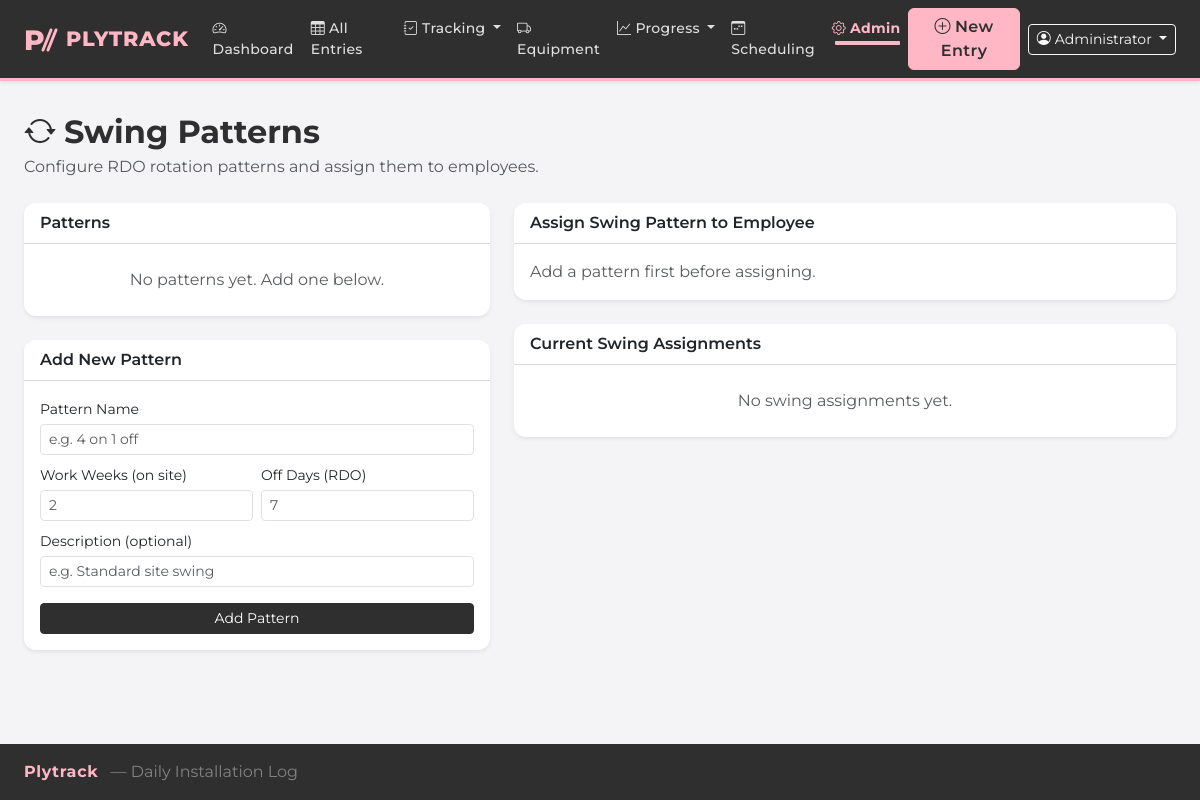
Page /admin/swings (signed in) on the earlier database version.
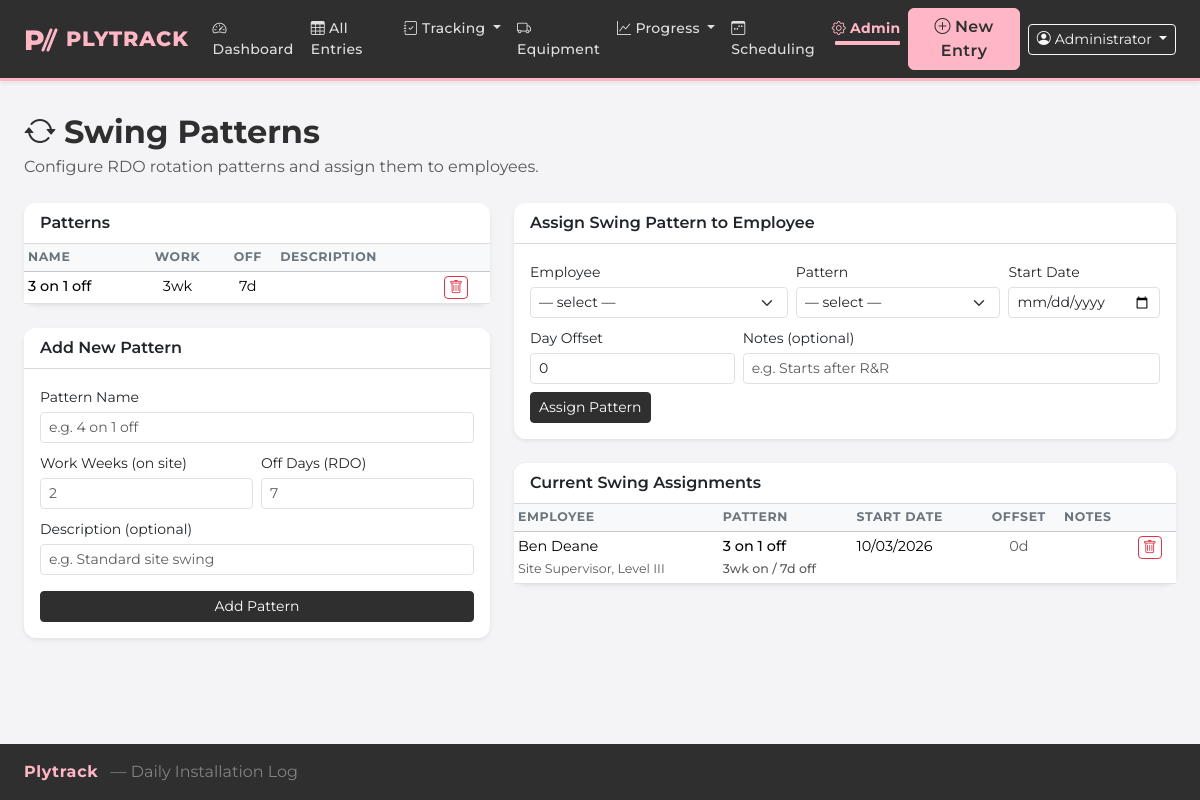
Same page on the later database version.
### models.py (models this page shows, shortened)
class User(UserMixin, db.Model):
    id = db.Column(db.Integer, primary_key=True)
    username = db.Column(db.String(100), nullable=False, unique=True)
    display_name = db.Column(db.String(200))       # full name shown in entries
    email = db.Column(db.String(200))              # contact email
    password_hash = db.Column(db.String(256), nullable=False)
    is_admin = db.Column(db.Boolean, default=False)
    active = db.Column(db.Boolean, default=True)
    created_at = db.Column(db.DateTime, default=datetime.utcnow)
    entries = db.relationship('DailyEntry', backref='submitted_by_user', lazy=True)
    @property
    def is_active(self):
        return self.active

class SwingPattern(db.Model):
    id = db.Column(db.Integer, primary_key=True)
    name = db.Column(db.String(100), nullable=False)
    work_weeks = db.Column(db.Integer, nullable=False)  # weeks on site per cycle
    off_days = db.Column(db.Integer, nullable=False)    # consecutive RDO days per cycle
    description = db.Column(db.String(300))

class EmployeeSwing(db.Model):
    id = db.Column(db.Integer, primary_key=True)
    employee_id = db.Column(db.Integer, db.ForeignKey('employee.id'), nullable=False)
    pattern_id = db.Column(db.Integer, db.ForeignKey('swing_pattern.id'), nullable=False)
    start_date = db.Column(db.Date, nullable=False)
    day_offset = db.Column(db.Integer, default=0)   # shift cycle start by N days
    notes = db.Column(db.String(300))
    created_at = db.Column(db.DateTime, default=datetime.utcnow)
    employee = db.relationship('Employee', backref='swings')
    pattern = db.relationship('SwingPattern', backref='employee_swings')

class Employee(db.Model):
    id = db.Column(db.Integer, primary_key=True)
    name = db.Column(db.String(200), nullable=False)
    role = db.Column(db.String(100))              # display string, synced from Role on save
    role_id = db.Column(db.Integer, db.ForeignKey('role.id'), nullable=True)
    delay_rate = db.Column(db.Float)              # overridable; defaults from Role on create
    active = db.Column(db.Boolean, default=True)
    created_at = db.Column(db.DateTime, default=datetime.utcnow)

### app.py (the view, shortened to what this page needs)
@app.route('/admin/swings', methods=['GET', 'POST'])
def admin_swings():
    if not current_user.is_admin:
        flash('Admin access required.', 'danger')
        return redirect(url_for('index'))
    patterns = SwingPattern.query.order_by(SwingPattern.name).all()
    employees = Employee.query.filter_by(active=True).order_by(Employee.role, Employee.name).all()
    swing_assignments = EmployeeSwing.query.order_by(EmployeeSwing.employee_id, EmployeeSwing.start_date).all()
    return render_template('admin/swings.html',
                           patterns=patterns,
                           employees=employees,
                           swing_assignments=swing_assignments)

### app.py (called while the page is built)
@login_manager.user_loader
def load_user(user_id):
    return User.query.get(int(user_id))

@app.context_processor
def inject_active_projects():
    try:
        projects = Project.query.filter_by(active=True).order_by(Project.name).all()
    except Exception:
        projects = []
    return {'_active_projects': projects}

@app.before_request
def require_login():
    public_endpoints = {'login', 'logout', 'static'}
    if request.endpoint not in public_endpoints and not current_user.is_authenticated:
        return redirect(url_for('login', next=request.url))

### templates/admin/swings.html (shortened to what this page needs)
{% extends 'base.html' %}
{% block content %}
<h2 class="fw-bold mb-1"><i class="bi bi-arrow-repeat me-2"></i>Swing Patterns</h2>
<p class="text-muted mb-4">Configure RDO rotation patterns and assign them to employees.</p>
<div class="row g-4">
  <div class="col-lg-5">
    <div class="card shadow-sm mb-4">
      <div class="card-header fw-semibold">Patterns</div>
      <div class="card-body p-0">
        {% if patterns %}
        <table class="table table-sm table-hover mb-0">
          <thead class="table-light">
            <tr>
              <th>Name</th>
              <th class="text-center">Work</th>
              <th class="text-center">Off</th>
              <th>Description</th>
              <th></th>
            </tr>
          </thead>
          <tbody>
            {% for p in patterns %}
            <tr>
              <td class="fw-medium">{{ p.name }}</td>
              <td class="text-center">{{ p.work_weeks }}wk</td>
              <td class="text-center">{{ p.off_days }}d</td>
              <td class="text-muted small">{{ p.description or '' }}</td>
              <td>
                <form method="POST" onsubmit="return confirm('Delete pattern \'{{ p.name }}\'? This will also remove all swing assignments using it.')">
                  <button type="submit" class="btn btn-sm btn-outline-danger py-0 px-1">
                    <i class="bi bi-trash"></i>
                  </button>
                </form>
              </td>
            </tr>
            {% endfor %}
          </tbody>
        </table>
        {% else %}
        <p class="text-muted text-center py-4 mb-0">No patterns yet. Add one below.</p>
        {% endif %}
      </div>
    </div>
    <div class="card shadow-sm">
      <div class="card-header fw-semibold">Add New Pattern</div>
      <div class="card-body">
        <form method="POST">
          <div class="mb-2">
            <label class="form-label small mb-1">Pattern Name</label>
            <input type="text" class="form-control form-control-sm" name="name"
                   placeholder="e.g. 4 on 1 off" required>
          </div>
          <div class="row g-2 mb-2">
            <div class="col">
              <label class="form-label small mb-1">Work Weeks (on site)</label>
              <input type="number" class="form-control form-control-sm" name="work_weeks"
                     min="1" max="12" placeholder="2" required>
            </div>
            <div class="col">
              <label class="form-label small mb-1">Off Days (RDO)</label>
              <input type="number" class="form-control form-control-sm" name="off_days"
                     min="1" max="30" placeholder="7" required>
            </div>
          </div>
          <div class="mb-3">
            <label class="form-label small mb-1">Description (optional)</label>
            <input type="text" class="form-control form-control-sm" name="description"
                   placeholder="e.g. Standard site swing">
          </div>
          <button type="submit" class="btn btn-primary btn-sm w-100">Add Pattern</button>
        </form>
      </div>
    </div>
  </div>
  <div class="col-lg-7">
    <div class="card shadow-sm mb-4">
      <div class="card-header fw-semibold">Assign Swing Pattern to Employee</div>
      <div class="card-body">
        {% if patterns %}
        <form method="POST">
          <div class="row g-2 mb-2">
            <div class="col-md-5">
              <label class="form-label small mb-1">Employee</label>
              <select class="form-select form-select-sm" name="employee_id" required>
                <option value="">— select —</option>
              </select>
            </div>
            <div class="col-md-4">
              <label class="form-label small mb-1">Pattern</label>
              <select class="form-select form-select-sm" name="pattern_id" required>
                <option value="">— select —</option>
              </select>
            </div>
            <div class="col-md-3">
              <label class="form-label small mb-1">Start Date</label>
              <input type="date" class="form-control form-control-sm" name="start_date" required>
            </div>
          </div>
          <div class="row g-2 mb-2">
            <div class="col-md-4">
              <label class="form-label small mb-1">Day Offset</label>
              <input type="number" class="form-control form-control-sm" name="day_offset"
                     value="0" min="-30" max="30"
                     title="Shift the cycle start by N days (positive = start later in cycle)">
            </div>
            <div class="col-md-8">
              <label class="form-label small mb-1">Notes (optional)</label>
              <input type="text" class="form-control form-control-sm" name="notes"
                     placeholder="e.g. Starts after R&R">
            </div>
          </div>
          <button type="submit" class="btn btn-primary btn-sm">Assign Pattern</button>
        </form>
        {% else %}
        <p class="text-muted mb-0">Add a pattern first before assigning.</p>
        {% endif %}
      </div>
    </div>
    <div class="card shadow-sm">
      <div class="card-header fw-semibold">Current Swing Assignments</div>
      <div class="card-body p-0">
        {% if swing_assignments %}
        <table class="table table-sm table-hover mb-0" style="font-size:.85rem;">
          <thead class="table-light">
            <tr>
              <th>Employee</th>
              <th>Pattern</th>
              <th>Start Date</th>
              <th class="text-center">Offset</th>
              <th>Notes</th>
              <th></th>
            </tr>
          </thead>
          <tbody>
            {% for sa in swing_assignments %}
            <tr>
              <td>{{ sa.employee.name }}<br><small class="text-muted">{{ sa.employee.role or '' }}</small></td>
              <td class="fw-medium">{{ sa.pattern.name }}<br>
                <small class="text-muted">{{ sa.pattern.work_weeks }}wk on / {{ sa.pattern.off_days }}d off</small>
              </td>
              <td>{{ sa.start_date.strftime('%d/%m/%Y') }}</td>
              <td class="text-center text-muted">{{ ('+' if sa.day_offset and sa.day_offset > 0 else '') }}{{ sa.day_offset or 0 }}d</td>
              <td class="text-muted">{{ sa.notes or '' }}</td>
              <td>
                <form method="POST" onsubmit="return confirm('Remove this swing assignment?')">
                  <button type="submit" class="btn btn-sm btn-outline-danger py-0 px-1">
                    <i class="bi bi-trash"></i>
                  </button>
                </form>
              </td>
            </tr>
            {% endfor %}
          </tbody>
        </table>
        {% else %}
        <p class="text-muted text-center py-4 mb-0">No swing assignments yet.</p>
        {% endif %}
      </div>
    </div>
  </div>
</div>
{% endblock %}

### templates/base.html (shortened to what this page needs)
<!DOCTYPE html>
<html lang="en">
<head>
  <link href="https://cdn.jsdelivr.net/npm/bootstrap@5.3.3/dist/css/bootstrap.min.css" rel="stylesheet">
  <link href="https://cdn.jsdelivr.net/npm/bootstrap-icons@1.11.3/font/bootstrap-icons.css" rel="stylesheet">
  <link href="{{ url_for('static', filename='css/custom.css') }}" rel="stylesheet">
</head>
<body>
<nav class="navbar navbar-expand-lg ply-navbar shadow-sm">
  <div class="container-fluid px-4">
    <a class="navbar-brand d-flex align-items-center gap-2" href="{{ url_for('index') }}">
      <svg width="34" height="30" viewBox="0 0 34 30" fill="none" xmlns="http://www.w3.org/2000/svg" aria-hidden="true">
        <text x="0" y="26" font-family="Montserrat, sans-serif" font-weight="800" font-size="28" fill="#FFB7C5">P</text>
      </svg>
      <span>Plytrack</span>
    </a>
    <div class="collapse navbar-collapse" id="navMenu">
      <ul class="navbar-nav me-auto mb-2 mb-lg-0">
        <li class="nav-item">
          <a class="nav-link {% if request.endpoint == 'index' %}active{% endif %}" href="{{ url_for('index') }}">
            <i class="bi bi-speedometer2 me-1"></i>Dashboard
          </a>
        </li>
        <li class="nav-item">
          <a class="nav-link {% if request.endpoint == 'entries' %}active{% endif %}" href="{{ url_for('entries') }}">
            <i class="bi bi-table me-1"></i>All Entries
          </a>
        </li>
        <li class="nav-item dropdown">
          <a class="nav-link dropdown-toggle {% if request.endpoint and (request.endpoint.startswith('hire') or 'delay_report' in (request.endpoint or '') or request.endpoint == 'morning_standdown') %}active{% endif %}"
             href="#" data-bs-toggle="dropdown">
            <i class="bi bi-journal-check me-1"></i>Tracking
          </a>
        </li>
        <li class="nav-item">
          <a class="nav-link {% if request.endpoint == 'equipment_overview' %}active{% endif %}"
             href="{{ url_for('equipment_overview') }}">
            <i class="bi bi-truck me-1"></i>Equipment
          </a>
        </li>
        <li class="nav-item dropdown">
          <a class="nav-link dropdown-toggle {% if request.endpoint == 'project_dashboard' %}active{% endif %}"
             href="#" data-bs-toggle="dropdown">
            <i class="bi bi-graph-up me-1"></i>Progress
          </a>
        </li>
        <li class="nav-item">
          <a class="nav-link {% if request.endpoint and 'scheduling' in request.endpoint %}active{% endif %}"
             href="{{ url_for('scheduling_overview') }}">
            <i class="bi bi-calendar3-week me-1"></i>Scheduling
          </a>
        </li>
        <li class="nav-item dropdown">
          <a class="nav-link dropdown-toggle {% if request.endpoint and 'admin' in request.endpoint %}active{% endif %}"
             href="#" data-bs-toggle="dropdown">
            <i class="bi bi-gear me-1"></i>Admin
          </a>
        </li>
      </ul>
      <div class="d-flex align-items-center gap-2">
        <a href="{{ url_for('new_entry') }}" class="btn btn-ply-primary fw-semibold">
          <i class="bi bi-plus-circle me-1"></i>New Entry
        </a>
        <div class="dropdown">
          <button class="btn btn-outline-light btn-sm dropdown-toggle" data-bs-toggle="dropdown">
            <i class="bi bi-person-circle me-1"></i>{{ current_user.display_name or current_user.username }}
          </button>
        </div>
      </div>
    </div>
  </div>
</nav>
<div class="container-fluid px-4 py-3">
  {% block content %}{% endblock %}
</div>
<footer class="footer mt-auto py-3">
  <div class="container-fluid px-4">
    <span class="ply-footer-brand">Plytrack</span>
    <span class="ms-2" style="color:rgba(255,255,255,0.4);">&mdash; Daily Installation Log</span>
  </div>
</footer>
</body>
</html>

### static/css/custom.css (style rules this page uses)
:root { --ply-pink: #FFB7C5; --ply-pink-dark: #e8899a; --ply-slate: #2F2F2F; --ply-slate-mid: #3f3f3f; --ply-concrete: #D9D9D9; --ply-sky: #A6E6FC; --ply-bg: #f4f4f6; --bs-primary: #FFB7C5; --bs-primary-rgb: 255, 183, 197; --bs-link-color: #2F2F2F; --bs-link-hover-color: #e8899a; }
body { background-color: var(--ply-bg); min-height: 100vh; display: flex; flex-direction: column; font-family: 'Montserrat', sans-serif; }
.container-fluid { max-width: 1400px; }
.navbar.ply-navbar { background-color: var(--ply-slate) !important; border-bottom: 3px solid var(--ply-pink); }
.ply-navbar .navbar-brand { color: var(--ply-pink) !important; font-weight: 800; font-size: 1.3rem; letter-spacing: 0.04em; text-transform: uppercase; }
.ply-navbar .nav-link { color: rgba(255,255,255,0.85) !important; font-weight: 500; font-size: 0.875rem; letter-spacing: 0.02em; }
.ply-navbar .nav-link.active { color: var(--ply-pink) !important; font-weight: 700; }
.btn-ply-primary { background-color: var(--ply-pink); border-color: var(--ply-pink); color: var(--ply-slate); font-weight: 700; letter-spacing: 0.03em; }
.btn-primary { background-color: var(--ply-slate); border-color: var(--ply-slate); color: #fff; }
.card { border-radius: 0.75rem; border: none; box-shadow: 0 1px 4px rgba(0,0,0,0.07); }
.card-header { border-radius: 0.75rem 0.75rem 0 0 !important; border-bottom: 1px solid var(--ply-concrete); background-color: #fff; }
.table th { font-size: 0.78rem; font-weight: 700; text-transform: uppercase; letter-spacing: 0.05em; color: #6c757d; white-space: nowrap; }
.table td { font-size: 0.9rem; }
.footer { margin-top: auto; background-color: var(--ply-slate) !important; border-top: none !important; color: rgba(255,255,255,0.5); }
.footer .ply-footer-brand { color: var(--ply-pink); font-weight: 700; letter-spacing: 0.04em; }
.ply-navbar .nav-link.active::after { content: ''; display: block; height: 2px; background: var(--ply-pink); border-radius: 1px; margin-top: 2px; }
h2.fw-bold, h1.fw-bold { color: var(--ply-slate); }

Differences in the rows shown:
added SwingPattern: name "3 on 1 off", work_weeks "3", off_days "7"
added EmployeeSwing: employee.name "Ben Deane", employee "Site Supervisor, Level III", pattern.name "3 on 1 off", pattern.work_weeks "3", pattern.off_days "7", start_date "10/03/2026", day_offset "0"
Other differences:
form field employee_id: (not shown) → "— select —"
form field pattern_id: (not shown) → "— select —"
form field day_offset: (not shown) → "0"
text no longer shown: "No patterns yet. Add one below. Add a pattern first before assigning. No swing assignments yet."
text now shown: "NAME WORK OFF DESCRIPTION Employee Pattern Start Date Day Offset Notes (optional) Assign Pattern EMPLOYEE PATTERN START DATE OFFSET NOTES"
